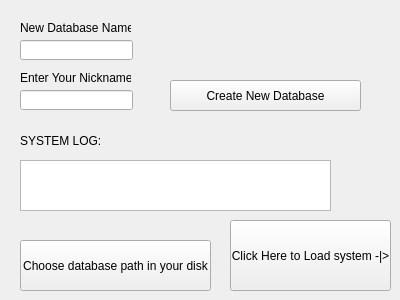
<?xml version="1.0" encoding="UTF-8"?>
<ui version="4.0">
 <class>Form1</class>
 <widget class="QWidget" name="Form1">
  <property name="geometry">
   <rect>
    <x>0</x>
    <y>0</y>
    <width>400</width>
    <height>300</height>
   </rect>
  </property>
  <property name="windowTitle">
   <string>Form</string>
  </property>
  <widget class="QPushButton" name="pushButton">
   <property name="geometry">
    <rect>
     <x>230</x>
     <y>220</y>
     <width>161</width>
     <height>71</height>
    </rect>
   </property>
   <property name="text">
    <string>Click Here to Load system -|&gt;</string>
   </property>
  </widget>
  <widget class="QPushButton" name="pushButton_2">
   <property name="geometry">
    <rect>
     <x>20</x>
     <y>240</y>
     <width>191</width>
     <height>51</height>
    </rect>
   </property>
   <property name="text">
    <string>Choose database path in your disk</string>
   </property>
  </widget>
  <widget class="QTextBrowser" name="textBrowser">
   <property name="geometry">
    <rect>
     <x>20</x>
     <y>160</y>
     <width>311</width>
     <height>51</height>
    </rect>
   </property>
  </widget>
  <widget class="QLabel" name="label">
   <property name="geometry">
    <rect>
     <x>20</x>
     <y>130</y>
     <width>81</width>
     <height>21</height>
    </rect>
   </property>
   <property name="text">
    <string>SYSTEM LOG:</string>
   </property>
  </widget>
  <widget class="QPushButton" name="pushButton_3">
   <property name="geometry">
    <rect>
     <x>170</x>
     <y>80</y>
     <width>191</width>
     <height>31</height>
    </rect>
   </property>
   <property name="text">
    <string>Create New Database</string>
   </property>
  </widget>
  <widget class="QLineEdit" name="lineEdit">
   <property name="geometry">
    <rect>
     <x>20</x>
     <y>40</y>
     <width>113</width>
     <height>20</height>
    </rect>
   </property>
  </widget>
  <widget class="QLineEdit" name="lineEdit_2">
   <property name="geometry">
    <rect>
     <x>20</x>
     <y>90</y>
     <width>113</width>
     <height>20</height>
    </rect>
   </property>
   <property name="text">
    <string/>
   </property>
  </widget>
  <widget class="QLabel" name="label_2">
   <property name="geometry">
    <rect>
     <x>20</x>
     <y>20</y>
     <width>111</width>
     <height>16</height>
    </rect>
   </property>
   <property name="text">
    <string>New Database Name</string>
   </property>
  </widget>
  <widget class="QLabel" name="label_3">
   <property name="geometry">
    <rect>
     <x>20</x>
     <y>70</y>
     <width>111</width>
     <height>16</height>
    </rect>
   </property>
   <property name="text">
    <string>Enter Your Nickname</string>
   </property>
  </widget>
 </widget>
 <resources/>
 <connections/>
</ui>
